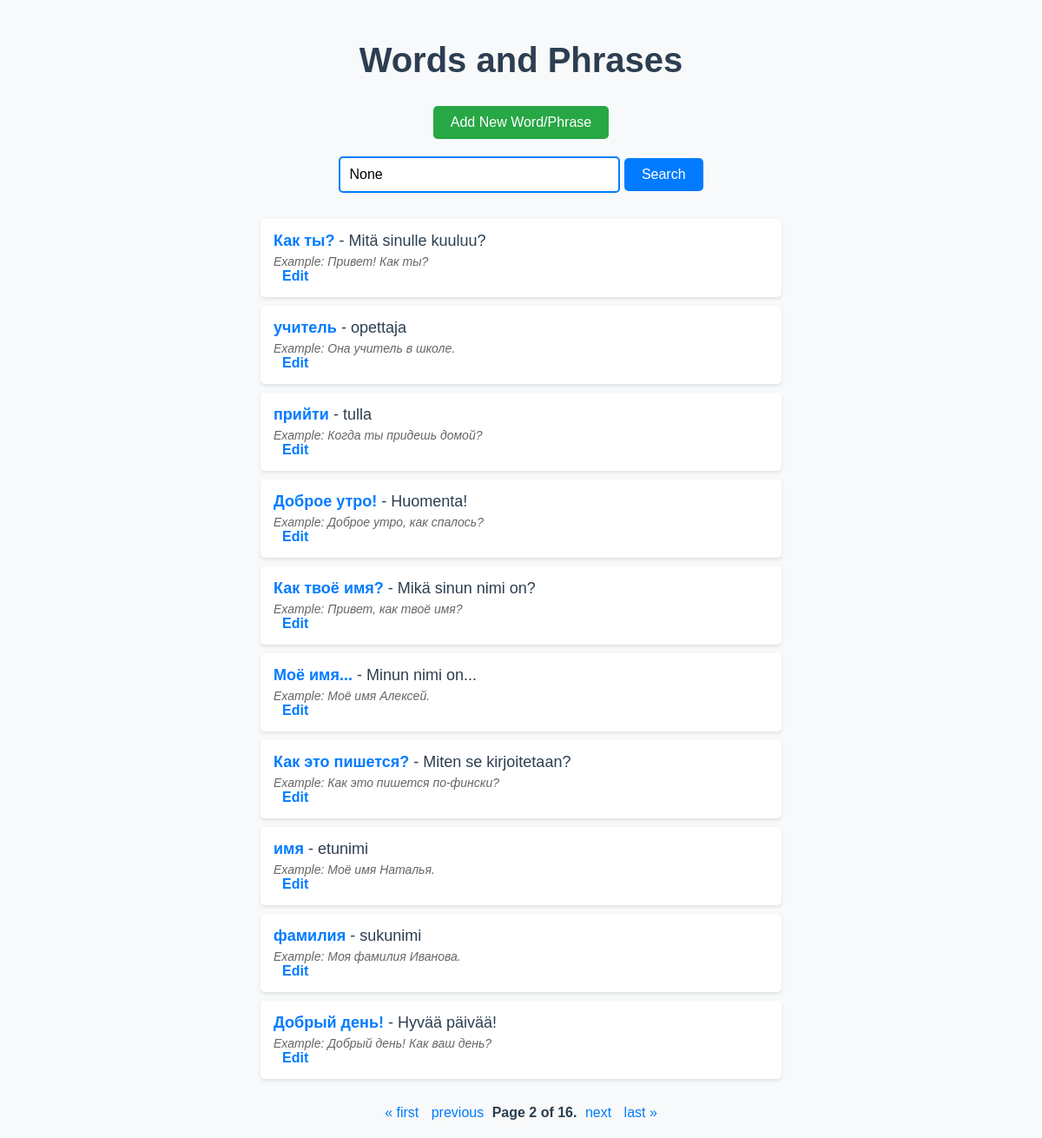
Screenshot of /?page=2 with the database file from the repository.
### content_manager/models.py (models this page shows, shortened)
class WordPhrase(models.Model):
    word_first_lang = models.CharField(max_length=255)
    sentence_first_lang = models.TextField(blank=True, null=True)
    word_second_lang = models.CharField(max_length=255)
    sentence_second_lang = models.TextField(blank=True, null=True)

### content_manager/views.py (the view)
# urls.py: path('', views.word_list, name='word_list'),
def word_list(request):
    query = request.GET.get('q')
    if query:
        words = WordPhrase.objects.filter(
            word_first_lang__icontains=query
        ) | WordPhrase.objects.filter(
            word_second_lang__icontains=query
        )
    else:
        words = WordPhrase.objects.all()
    paginator = Paginator(words, 10)
    page_number = request.GET.get('page')
    page_obj = paginator.get_page(page_number)
    return render(request, 'content_manager/word_list.html', {'page_obj': page_obj, 'query': query})

### content_manager/templates/content_manager/word_list.html (shortened to what this page needs)
<!DOCTYPE html>
<html lang="en">
<head>
</head>
<body>
    <h1>Words and Phrases</h1>
    <div style="text-align: center; margin-bottom: 20px;">
        <a href="{% url 'add_word' %}" style="text-decoration: none;">
            <button style="padding: 10px 20px; background-color: #28a745; color: white; border: none; border-radius: 5px; font-size: 16px; cursor: pointer; transition: background-color 0.3s ease;">
                Add New Word/Phrase
            </button>
        </a>
    </div>
    <form method="get">
        <input type="text" name="q" placeholder="Search..." value="{{ query }}">
        <button type="submit">Search</button>
    </form>
    <ul>
        {% for word in page_obj %}
            <li>
                <div class="word-text">
                    <strong>{{ word.word_first_lang }}</strong> - {{ word.word_second_lang }}
                </div>
                {% if word.sentence_first_lang %}
                    <span class="example-text">
                        <em>Example: {{ word.sentence_first_lang }}</em>
                    </span>
                {% endif %}
                <a href="{% url 'edit_word' word.pk %}" class="edit-link">Edit</a>
            </li>
        {% endfor %}
    </ul>
    <div class="pagination">
        <span class="step-links">
            {% if page_obj.has_previous %}
                <a href="?page=1{% if query %}&q={{ query }}{% endif %}">&laquo; first</a>
                <a href="?page={{ page_obj.previous_page_number }}{% if query %}&q={{ query }}{% endif %}">previous</a>
            {% endif %}
            <span class="current">
                Page {{ page_obj.number }} of {{ page_obj.paginator.num_pages }}.
            </span>
            {% if page_obj.has_next %}
                <a href="?page={{ page_obj.next_page_number }}{% if query %}&q={{ query }}{% endif %}">next</a>
                <a href="?page={{ page_obj.paginator.num_pages }}{% if query %}&q={{ query }}{% endif %}">last &raquo;</a>
            {% endif %}
        </span>
    </div>
</body>
</html>

### content_manager/templates/content_manager/word_list.html (style rules this page uses)
body { font-family: 'Arial', sans-serif; background-color: #f8f9fa; margin: 0; padding: 20px; color: #333; }
h1 { text-align: center; color: #2c3e50; margin-bottom: 30px; font-size: 2.5rem; }
form { text-align: center; margin-bottom: 30px; }
input[type="text"] { padding: 10px; width: 300px; border: 2px solid #007bff; border-radius: 5px; font-size: 16px; outline: none; transition: border-color 0.3s ease; }
button { padding: 10px 20px; background-color: #007bff; color: white; border: none; border-radius: 5px; font-size: 16px; cursor: pointer; transition: background-color 0.3s ease; }
ul { list-style: none; padding: 0; max-width: 600px; margin: 0 auto; }
li { background-color: white; margin-bottom: 10px; padding: 15px; border-radius: 5px; box-shadow: 0 2px 4px rgba(0, 0, 0, 0.1); transition: transform 0.2s ease, box-shadow 0.2s ease; }
.word-text { font-size: 18px; color: #2c3e50; }
.word-text strong { color: #007bff; }
.example-text { font-size: 14px; color: #666; margin-top: 5px; display: block; }
.edit-link { color: #007bff; text-decoration: none; font-weight: bold; transition: color 0.3s ease; margin-left: auto; padding-left: 10px; }
.pagination { text-align: center; margin-top: 30px; }
.pagination a { margin: 0 5px; text-decoration: none; color: #007bff; font-size: 16px; transition: color 0.3s ease; }
.pagination .current { font-weight: bold; color: #2c3e50; }

### rows the page displays
WordPhrase: word_first_lang "Как ты?", word_second_lang "Mitä sinulle kuuluu?", sentence_first_lang "Привет! Как ты?"
WordPhrase: word_first_lang "учитель", word_second_lang "opettaja", sentence_first_lang "Она учитель в школе."
WordPhrase: word_first_lang "прийти", word_second_lang "tulla", sentence_first_lang "Когда ты придешь домой?"
WordPhrase: word_first_lang "Доброе утро!", word_second_lang "Huomenta!", sentence_first_lang "Доброе утро, как спалось?"
WordPhrase: word_first_lang "Как твоё имя?", word_second_lang "Mikä sinun nimi on?", sentence_first_lang "Привет, как твоё имя?"
WordPhrase: word_first_lang "Моё имя...", word_second_lang "Minun nimi on...", sentence_first_lang "Моё имя Алексей."
WordPhrase: word_first_lang "Как это пишется?", word_second_lang "Miten se kirjoitetaan?", sentence_first_lang "Как это пишется по-фински?"
WordPhrase: word_first_lang "имя", word_second_lang "etunimi", sentence_first_lang "Моё имя Наталья."
WordPhrase: word_first_lang "фамилия", word_second_lang "sukunimi", sentence_first_lang "Моя фамилия Иванова."
WordPhrase: word_first_lang "Добрый день!", word_second_lang "Hyvää päivää!", sentence_first_lang "Добрый день! Как ваш день?"

### other values shown
{{ page_obj.number }} "2"
{{ page_obj.paginator.num_pages }} "16"
